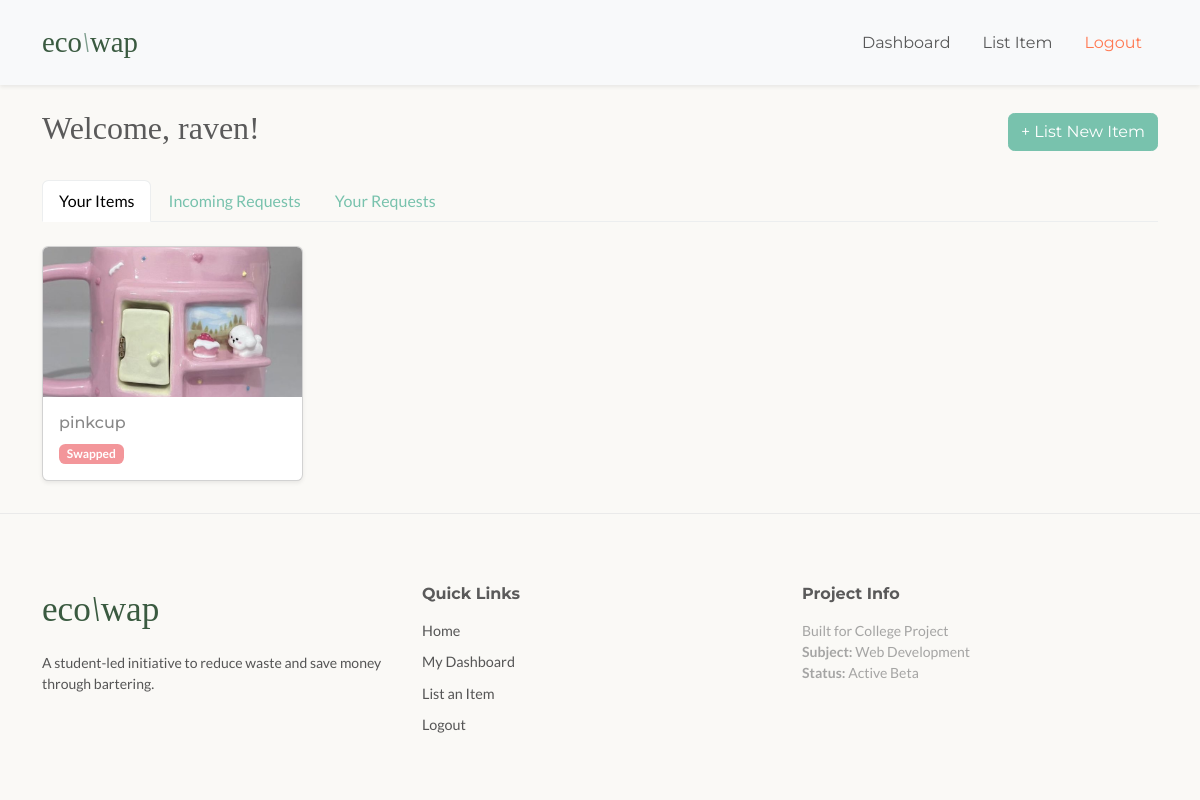
/dashboard.php (signed in), run on the app's committed database.
### tables this page shows
CREATE TABLE `users` (
  `id` int(11) NOT NULL,
  `username` varchar(255) NOT NULL,
  `email` varchar(255) NOT NULL,
  `password_hash` varchar(255) NOT NULL,
  `created_at` timestamp NOT NULL DEFAULT current_timestamp()
);

CREATE TABLE `items` (
  `id` int(11) NOT NULL,
  `name` varchar(255) NOT NULL,
  `description` text DEFAULT NULL,
  `category` varchar(255) DEFAULT NULL,
  `condition` varchar(50) DEFAULT NULL,
  `image_url` varchar(255) DEFAULT NULL,
  `user_id` int(11) DEFAULT NULL,
  `status` enum('available','pending','swapped') DEFAULT 'available',
  `created_at` timestamp NOT NULL DEFAULT current_timestamp()
);

### dashboard.php (the view, shortened to what this page needs)
<?php include 'header.php'; ?>
<?php
$user_id = $_SESSION['user_id'];
$username = 'User';
$sql_user = "SELECT username FROM users WHERE id = ?";
$stmt_user = $conn->prepare($sql_user);
$stmt_user->bind_param("i", $user_id);
$stmt_user->execute();
$stmt_user->bind_result($fetched_username);
if ($stmt_user->fetch()) {
    $username = $fetched_username;
}
?>
<div class="container mt-4">
    <div class="d-flex justify-content-between align-items-center mb-4">
        <h2>Welcome, <?php echo htmlspecialchars($username); ?>!</h2>
        <a href="add_item.php" class="btn btn-primary">+ List New Item</a>
    </div>
    <ul class="nav nav-tabs mb-4" id="dashboardTabs" role="tablist">
      <li class="nav-item">
        <a class="nav-link active" id="items-tab" data-bs-toggle="tab" href="#items" role="tab">Your Items</a>
      </li>
      <li class="nav-item">
        <a class="nav-link" id="incoming-tab" data-bs-toggle="tab" href="#incoming" role="tab">Incoming Requests</a>
      </li>
      <li class="nav-item">
        <a class="nav-link" id="outgoing-tab" data-bs-toggle="tab" href="#outgoing" role="tab">Your Requests</a>
      </li>
    </ul>
    <div class="tab-content" id="dashboardTabContent">
        <div class="tab-pane fade show active" id="items" role="tabpanel">
            <?php
            $sql_items = "SELECT id, name, category, `condition`, image_url, status FROM items WHERE user_id = ? ORDER BY created_at DESC";
            $stmt_items = $conn->prepare($sql_items);
            $stmt_items->bind_param("i", $user_id);
            $stmt_items->execute();
            $result_items = $stmt_items->get_result();
            if ($result_items->num_rows > 0) {
                echo '<div class="row">';
                while($row = $result_items->fetch_assoc()) {
                    echo "<div class='col-md-3 mb-4'>";
                    echo "<div class='card h-100 shadow-sm'>";
                    echo "<img src='" . htmlspecialchars($row["image_url"]) . "' class='card-img-top' style='height: 150px; object-fit: cover;' alt='Item Image'>";
                    echo "<div class='card-body'>";
                    echo "<h6 class='card-title'>" . htmlspecialchars($row["name"]) . "</h6>";
                    $badge_class = ($row['status'] == 'available') ? 'bg-success' : 'bg-secondary';
                    echo "<span class='badge {$badge_class}'>" . ucfirst($row["status"]) . "</span>";
                    echo "</div>";
                    echo "</div>";
                    echo "</div>";
                }
                echo '</div>';
            } else {
                echo "<div class='alert alert-light text-center'>You have not posted any items yet.</div>";
            }
            ?>
        </div>
    </div>
</div>
<?php
include 'footer.php';
?>

### header.php (style rules this page uses)
body { font-family: 'Lato', sans-serif; color: #4a4a4a; overflow-x: hidden; background-color: #faf9f6; display: flex; flex-direction: column; min-height: 100vh; }
h1, h2, h3, h4, h5, .navbar-brand, .footer-logo { font-family: 'Playfair Display', serif; }

### data on the page
users: username "raven"
items: image_url (picture), name "pinkcup", status "Swapped"
